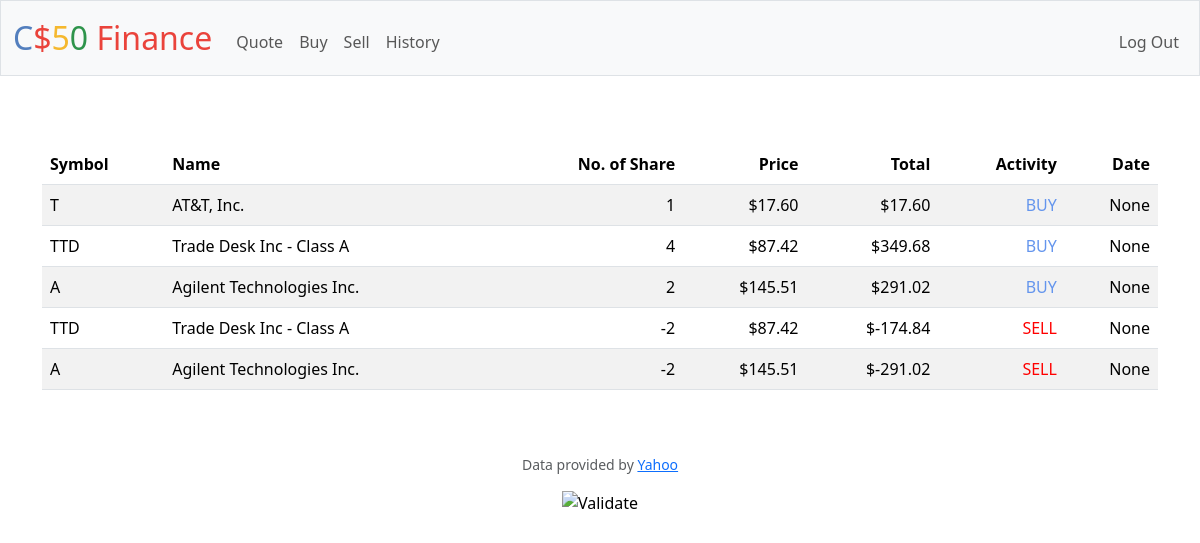
Screenshot of /history (signed in) with the database file from the repository.
### tables this page shows
CREATE TABLE transactions (
    id INTEGER PRIMARY KEY,
    user_id INTEGER,
    symbol TEXT,
    name TEXT,
    shares INTEGER,
    price REAL
, Timestamp DATETIME);

### app.py (the view)
@app.route("/history")
@login_required
def history():
    user_id = session["user_id"]
    transactions = db.execute(
        "SELECT symbol, name, shares, price, Timestamp FROM transactions WHERE user_id = (?);", user_id)
    buy_sell = []
    for row in transactions:
        if row["shares"] <= 0:
            row["buy_sell"] = "SELL"
        else:
            row["buy_sell"] = "BUY"
    return render_template("history.html", database=transactions, buy_sell=buy_sell)

### app.py (called while the page is built)
@app.after_request
def after_request(response):
    response.headers["Cache-Control"] = "no-cache, no-store, must-revalidate"
    response.headers["Expires"] = 0
    response.headers["Pragma"] = "no-cache"
    return response

### helpers.py (called while the page is built)
def login_required(f):
    @wraps(f)
    def decorated_function(*args, **kwargs):
        if session.get("user_id") is None:
            return redirect("/login")
        return f(*args, **kwargs)
    return decorated_function

def usd(value):
    return f"${value:,.2f}"

### templates/history.html (shortened to what this page needs)
{% extends "layout.html" %}
{% block main %}
    <div style="text-align: center;">
        <form action="/history" method="post">
            <table style="width: 100%; margin-top: 20px;" class="table table-striped">
                <thead>
                    <tr>
                        <th class="text-start">Symbol</th>
                        <th class="text-start">Name</th>
                        <th class="text-end">No. of Share</th>
                        <th class="text-end">Price</th>
                        <th class="text-end">Total</th>
                        <th class="text-end">Activity</th>
                        <th class="text-end">Date</th>
                    </tr>
                </thead>
                <tbody>
                    {% for row in database %}
                        <tr>
                            <td class="text-start">{{ row["symbol"] }}</td>
                            <td class="text-start">{{ row["name"] }}</td>
                            <td class="text-end">{{ row["shares"] }}</td>
                            <td class="text-end">{{ row["price"] | usd }}</td>
                            <td class="text-end">{{ (row["shares"] * row["price"]) | usd }}</td>
                            <td class="text-end red" style="color: {% if row['buy_sell'] == 'SELL' %}red{% else %}cornflowerblue{% endif %};">{{ row["buy_sell"] }}</td>
                            <td class="text-end">{{ row["Timestamp"] }}</td>
                        </tr>
                    {% endfor %}
                </tbody>
            </table>
        </form>
    </div>
{% endblock %}

### rows the page displays
transactions: symbol "T", name "AT&T, Inc.", shares "1", price "$17.60", (row['shares']*row['price'])|usd "$17.60", buy_sell "BUY", Timestamp "None"
transactions: symbol "TTD", name "Trade Desk Inc - Class A", shares "4", price "$87.42", (row['shares']*row['price'])|usd "$349.68", buy_sell "BUY", Timestamp "None"
transactions: symbol "A", name "Agilent Technologies Inc.", shares "2", price "$145.51", (row['shares']*row['price'])|usd "$291.02", buy_sell "BUY", Timestamp "None"
transactions: symbol "TTD", name "Trade Desk Inc - Class A", shares "-2", price "$87.42", (row['shares']*row['price'])|usd "$-174.84", buy_sell "SELL", Timestamp "None"
transactions: symbol "A", name "Agilent Technologies Inc.", shares "-2", price "$145.51", (row['shares']*row['price'])|usd "$-291.02", buy_sell "SELL", Timestamp "None"
